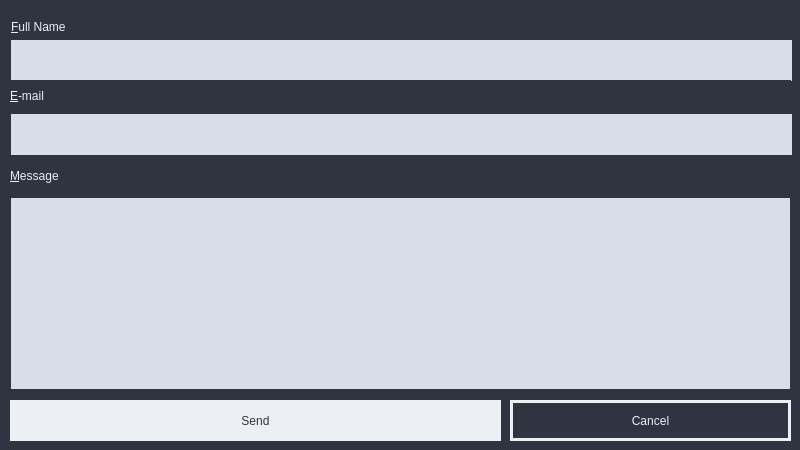
<?xml version="1.0" encoding="UTF-8"?>
<ui version="4.0">
 <class>ContactSheet</class>
 <widget class="QWidget" name="ContactSheet">
  <property name="geometry">
   <rect>
    <x>0</x>
    <y>0</y>
    <width>800</width>
    <height>450</height>
   </rect>
  </property>
  <property name="minimumSize">
   <size>
    <width>800</width>
    <height>450</height>
   </size>
  </property>
  <property name="maximumSize">
   <size>
    <width>800</width>
    <height>450</height>
   </size>
  </property>
  <property name="windowTitle">
   <string>Contact</string>
  </property>
  <property name="styleSheet">
   <string notr="true">background-color: rgb(46, 52, 64);
color: rgb(236, 239, 244);
font: 87 12pt &quot;Segoe UI Black&quot;;
</string>
  </property>
  <widget class="QPushButton" name="cancelButton">
   <property name="geometry">
    <rect>
     <x>510</x>
     <y>400</y>
     <width>281</width>
     <height>41</height>
    </rect>
   </property>
   <property name="minimumSize">
    <size>
     <width>0</width>
     <height>41</height>
    </size>
   </property>
   <property name="styleSheet">
    <string notr="true">QPushButton {
	background-color: rgb(46, 52, 64);
	border: 3px solid rgb(236, 239, 244);
	color: rgb(236, 239, 244);
}

QPushButton:hover {
	border:none;
	background-color: rgb(236, 239, 244);
	color: rgb(46, 52, 64);
}</string>
   </property>
   <property name="text">
    <string>Cancel</string>
   </property>
  </widget>
  <widget class="QPushButton" name="pushButton">
   <property name="geometry">
    <rect>
     <x>10</x>
     <y>400</y>
     <width>491</width>
     <height>41</height>
    </rect>
   </property>
   <property name="minimumSize">
    <size>
     <width>0</width>
     <height>41</height>
    </size>
   </property>
   <property name="styleSheet">
    <string notr="true">QPushButton {
	border:none;
	background-color: rgb(236, 239, 244);
	color: rgb(46, 52, 64);
}

QPushButton:hover {
	background-color: rgb(46, 52, 64);
	border: 3px solid rgb(236, 239, 244);
	color: rgb(236, 239, 244);
}</string>
   </property>
   <property name="text">
    <string>Send</string>
   </property>
  </widget>
  <widget class="QLabel" name="label">
   <property name="geometry">
    <rect>
     <x>11</x>
     <y>11</y>
     <width>781</width>
     <height>31</height>
    </rect>
   </property>
   <property name="text">
    <string>&amp;Full Name</string>
   </property>
   <property name="buddy">
    <cstring>lineEdit</cstring>
   </property>
  </widget>
  <widget class="QLineEdit" name="lineEdit">
   <property name="geometry">
    <rect>
     <x>11</x>
     <y>40</y>
     <width>781</width>
     <height>41</height>
    </rect>
   </property>
   <property name="minimumSize">
    <size>
     <width>0</width>
     <height>35</height>
    </size>
   </property>
   <property name="styleSheet">
    <string notr="true">background-color: rgb(216, 222, 233);
border: none;
color: rgb(46, 52, 64);
font: 12pt &quot;Segoe UI&quot;;</string>
   </property>
  </widget>
  <widget class="QLabel" name="label_3">
   <property name="geometry">
    <rect>
     <x>10</x>
     <y>80</y>
     <width>781</width>
     <height>31</height>
    </rect>
   </property>
   <property name="text">
    <string>&amp;E-mail</string>
   </property>
   <property name="buddy">
    <cstring>lineEdit_2</cstring>
   </property>
  </widget>
  <widget class="QLineEdit" name="lineEdit_2">
   <property name="geometry">
    <rect>
     <x>11</x>
     <y>114</y>
     <width>781</width>
     <height>41</height>
    </rect>
   </property>
   <property name="minimumSize">
    <size>
     <width>0</width>
     <height>35</height>
    </size>
   </property>
   <property name="styleSheet">
    <string notr="true">background-color: rgb(216, 222, 233);
border: none;
color: rgb(46, 52, 64);
font: 12pt &quot;Segoe UI&quot;;</string>
   </property>
  </widget>
  <widget class="QLabel" name="label_2">
   <property name="geometry">
    <rect>
     <x>10</x>
     <y>160</y>
     <width>781</width>
     <height>31</height>
    </rect>
   </property>
   <property name="styleSheet">
    <string notr="true"/>
   </property>
   <property name="text">
    <string>&amp;Message</string>
   </property>
   <property name="buddy">
    <cstring>plainTextEdit</cstring>
   </property>
  </widget>
  <widget class="QPlainTextEdit" name="plainTextEdit">
   <property name="geometry">
    <rect>
     <x>11</x>
     <y>198</y>
     <width>779</width>
     <height>191</height>
    </rect>
   </property>
   <property name="styleSheet">
    <string notr="true">background-color: rgb(216, 222, 233);
border: none;
color: rgb(46, 52, 64);
font: 12pt &quot;Segoe UI&quot;;</string>
   </property>
  </widget>
 </widget>
 <resources/>
 <connections>
  <connection>
   <sender>pushButton</sender>
   <signal>clicked()</signal>
   <receiver>ContactSheet</receiver>
   <slot>sendBtnHandler()</slot>
   <hints>
    <hint type="sourcelabel">
     <x>323</x>
     <y>439</y>
    </hint>
    <hint type="destinationlabel">
     <x>798</x>
     <y>579</y>
    </hint>
   </hints>
  </connection>
  <connection>
   <sender>pushButton</sender>
   <signal>clicked()</signal>
   <receiver>ContactSheet</receiver>
   <slot>clear()</slot>
   <hints>
    <hint type="sourcelabel">
     <x>434</x>
     <y>412</y>
    </hint>
    <hint type="destinationlabel">
     <x>441</x>
     <y>498</y>
    </hint>
   </hints>
  </connection>
  <connection>
   <sender>cancelButton</sender>
   <signal>clicked()</signal>
   <receiver>ContactSheet</receiver>
   <slot>close()</slot>
   <hints>
    <hint type="sourcelabel">
     <x>708</x>
     <y>416</y>
    </hint>
    <hint type="destinationlabel">
     <x>718</x>
     <y>447</y>
    </hint>
   </hints>
  </connection>
 </connections>
 <slots>
  <slot>sendBtnHandler()</slot>
  <slot>clear()</slot>
 </slots>
</ui>
